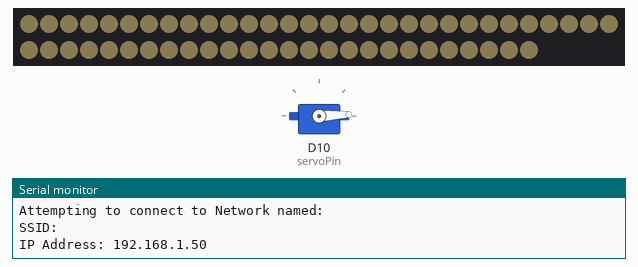
Recording of a sketch running on a simulated Arduino MKR. On the bench: servo, 56 RGB LEDs in strip order, left to right, continuing on the next row, the last lines printed to the serial monitor. Dim RGB values are drawn brighter than linear; WiFi joins after 1.5 s; servers stay silent unless stated; uploads are accepted with an empty reply; not simulated (calls return 0 or success): arduino_secrets.h.

Above: at 1.8 s.
At 9.9 s:
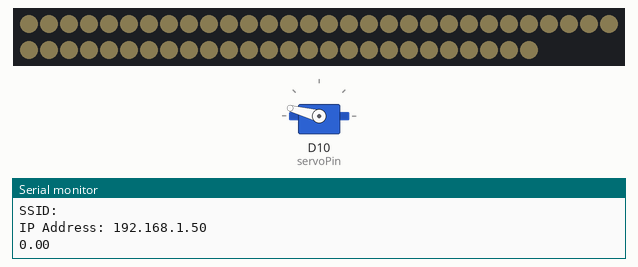
At 18.1 s:
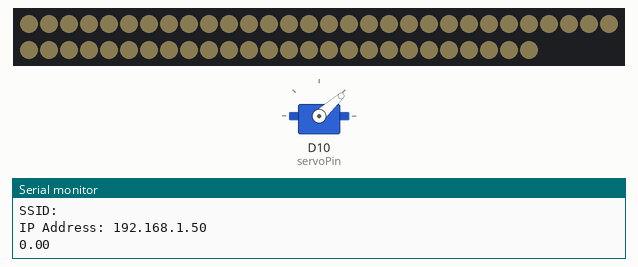
At 39.8 s:
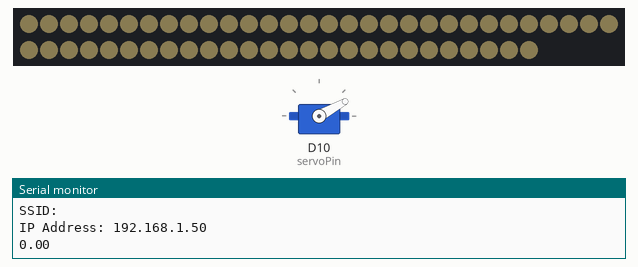
Timing chart, 0 to 40.0 s (numbered marks = the images above):
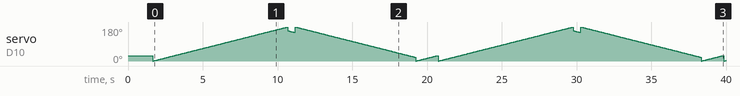

The sketch:

moonlight.ino
```cpp
#include <ArduinoHttpClient.h>
#include <WiFiNINA.h>
#include "arduino_secrets.h"
#include <FastLED.h>
#include <Scheduler.h>
#include <Servo.h>

#define NUM_LEDS 56

char ssid[] = SECRET_SSID;
char pass[] = SECRET_PASS;
CRGB leds[NUM_LEDS];

const char serverAddress[] = "api.stormglass.io";  // server address
int port = 443;
String API = "bjknjlphgygh";  // get your api


const long requestInterval = 120000;  //
long lastRequestTime = 0;

// make a wifi instance and a HttpClient instance:
WiFiSSLClient wifi;
HttpClient client = HttpClient(wifi, serverAddress, port);
int status = WL_IDLE_STATUS;

Servo myServo;
byte servoPin = 10;

int pos;
float valueS2;
String valueS;

void setup() {

  Serial.begin(9600);

  connectWifi();
  myServo.attach(servoPin);
  Scheduler.startLoop(loop1);

  FastLED.addLeds<WS2812B, 7, GRB>(leds, NUM_LEDS);
  FastLED.setBrightness(50);

  for (int i = 0; i < 56; i = i + 1) {
    leds[i] = CRGB(255, 232, 145);
    ;
    FastLED.setBrightness(10);
    FastLED.show();
  }

  getData();
}

void loop() {

  if (millis() - lastRequestTime > requestInterval) {
  getData();
  }

}

void loop1() {
  // servo:
  for (int pos = 0; pos <= 180; pos += 1) {
    myServo.write(pos);
    //Serial.println(pos);
    delay(50);
  }

  delay(500);

  for (int pos = 180; pos >= 0; pos -= 1) {
    myServo.write(pos);
    // Serial.println(pos);
    delay(50);
  }

  delay(500);

  yield();
}

void getData() {


  String path = "/v2/astronomy/point?key=" + API + "&lat=40&lng=-74";

  // Serial.println("making GET request");

  client.get(path);

  // read the status code and body of the response
  int statusCode1 = client.responseStatusCode();
  String response1 = client.responseBody();

  // Serial.print("Status code1: ");
  // Serial.println(statusCode1);
  // Serial.print("Response: ");
  // Serial.println(response);

  // parse the response to get the value of aqius
  int labelStart = response1.indexOf("current");
  int valueStart = response1.indexOf(":", labelStart);
  int valueEnd = response1.indexOf(",", labelStart);
  String valueS = response1.substring(valueStart + 10, valueEnd - 1);
  // Serial.println(valueS);

  int labelStart2 = response1.indexOf("moonFraction");
  int valueStart2 = response1.indexOf(":", labelStart2);
  int valueEnd2 = response1.indexOf(",", labelStart2);
  String valueS2 = response1.substring(valueStart2 + 1, valueEnd2);
  valueS2 = valueS2.toFloat();

  Serial.println(valueS2);

  // waxing gibbous
  if (valueS == "Waxing gibbous" && valueS2 >= "0.55" && valueS2 < "0.985") {
    Serial.println("Waxing gibbous!!!");
    for (int i = 35; i < 42; i = i + 1) {
      leds[i] = CRGB::Red;
      FastLED.setBrightness(50);
      FastLED.show();
    }
  }

  // full moon
  if (valueS == "Waning gibbous" && valueS2 >= "0.985") {
    Serial.println("Full moon!!!");
    for (int i = 42; i < 49; i = i + 1) {
      leds[i] = CRGB::Red;
      FastLED.setBrightness(50);
      FastLED.show();
    }
  }

  // Waning gibbous
  if (valueS == "Waning gibbous" && valueS2 >= "0.55" && valueS2 < "0.985") {
    Serial.println("Waning gibbous!!!");
    for (int i = 49; i < 56; i = i + 1) {
      leds[i] = CRGB::Red;
      FastLED.setBrightness(50);
      FastLED.show();
    }
  }

  // Third Quarter
  if (valueS == "Waning gibbous" && valueS2 > "0.45" && valueS2 < "0.55") {
    Serial.println("Third quater!!!");
    for (int i = 0; i < 7; i = i + 1) {
      leds[i] = CRGB::Red;
      FastLED.setBrightness(50);
      FastLED.show();
    }
  }

  // Waning crescent
  if (valueS == "Waning crescent" && valueS2 <= "0.45" && valueS2 >= "0.003") {
    Serial.println("Waning crescent!!!");
    // digitalWrite(2, HIGH);
    for (int i = 7; i < 14; i = i + 1) {
      leds[i] = CRGB::Red;
      FastLED.setBrightness(50);
      FastLED.show();
    }
  }

  // new moon
  if (valueS == "Waxing crescent" && valueS2 < "0.003" ) {

      Serial.println("New moon!!!");
      for (int i = 14; i < 21; i = i + 1) {
        /////////////////////
        // leds[i] = CRGB(255, 232, 145);;
        leds[i] = CRGB::Red;
        FastLED.setBrightness(50);
        FastLED.show();

    }
  }

  // Waxing crescent
  if (valueS == "Waxing crescent" && valueS2 <= "0.45" && valueS2 > "0.003") {

      Serial.println("Waxing crescent!!!");
      for (int i = 21; i < 28; i = i + 1) {
        leds[i] = CRGB::Red;
        FastLED.setBrightness(50);
        FastLED.show();

    }
  }

  // First Quarter
  if (valueS == "Waxing crescent" && valueS2 > "0.45" && valueS2 < "0.55") {
    Serial.println("First Quarter!!!");
    for (int i = 28; i < 35; i = i + 1) {
      leds[i] = CRGB::Red;
      FastLED.setBrightness(50);
      FastLED.show();
    }
  }


  // client.stop();
  lastRequestTime = millis();
}


void connectWifi() {

  // while (!Serial)
  //   ;
  while (status != WL_CONNECTED) {
    Serial.print("Attempting to connect to Network named: ");
    Serial.println(ssid);  // print the network name (SSID);

    // Connect to WPA/WPA2 network:
    status = WiFi.begin(ssid, pass);
  }

  // print the SSID of the network you're attached to:
  Serial.print("SSID: ");
  Serial.println(WiFi.SSID());

  // print your WiFi shield's IP address:
  IPAddress ip = WiFi.localIP();
  Serial.print("IP Address: ");
  Serial.println(ip);
}
```

Measured:
- by itself, servo on D10 (servoPin): moves between 0° and 180°, repeating every 19.1 s
